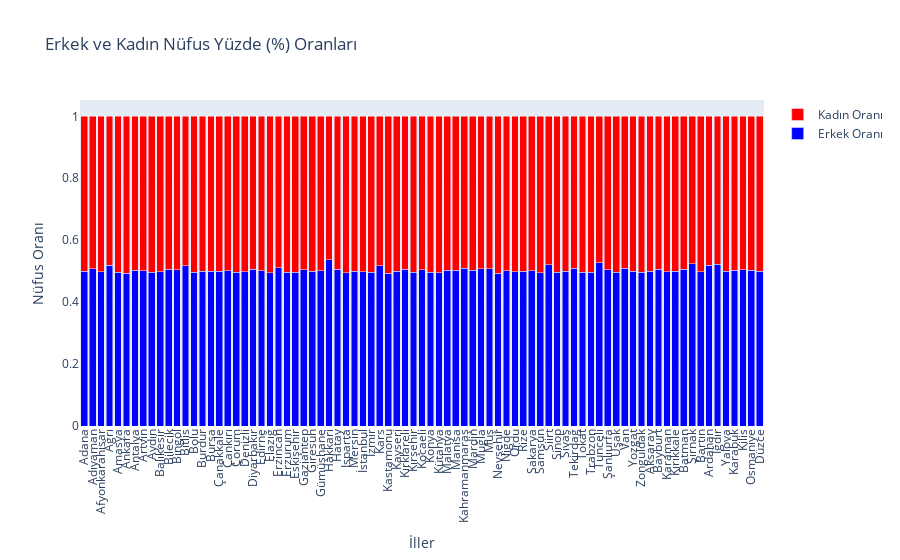

The notebook cell saved with this chart:
### Markdown cell above
#### Yığın Çubuk Grafiği

### Code cell
# Erkek nüfusun toplam nüfusa oranı hesaplanıyor
new_data2023['Erkek_oran'] = new_data2023['Erkek'] / new_data2023['Toplam']

# Kadın nüfusun toplam nüfusa oranı hesaplanıyor.
new_data2023['Kadın_oran'] = new_data2023['Kadın'] / new_data2023['Toplam']

# İl isimleri sütunu oluşturuluyor
il_isimleri = new_data2023['İl']

# Erkek nüfus oranları sütunu oluşturuluyor
erkek_oranlar = new_data2023['Erkek_oran']

# Kadın nüfus oranları sütunu oluşturuluyor
kadın_oranlar = new_data2023['Kadın_oran']

# Erkek nüfus oranlarının string formatına dönüştürülmesi
erkek_oranlar_str = ['{:.2%}'.format(oran) for oran in erkek_oranlar]

# Kadın nüfus oranlarının string formatına dönüştürülmesi
kadın_oranlar_str = ['{:.2%}'.format(oran) for oran in kadın_oranlar]

# Boş bir figür oluşturuluyor
fig = go.Figure()

# Erkek nüfus oranlarını içeren bar grafiği oluşturuluyor
fig.add_trace(go.Bar(
    x=il_isimleri,
    y=erkek_oranlar,
    name='Erkek Oranı',
    marker_color='blue',

    # Grafiğe fare geldiğinde gösterilecek bilgi formatı belirleniyor
    hovertemplate='<b>%{x}</b><br><extra>Erkek Oranı: %{y:.2%}</extra>'
))

# Kadın nüfus oranlarını içeren bar grafiği oluşturuluyor
fig.add_trace(go.Bar(
    x=il_isimleri,
    y=kadın_oranlar,
    name='Kadın Oranı',
    marker_color='red',

    # Grafiğe fare geldiğinde gösterilecek bilgi formatı belirleniyor
    hovertemplate='<b>%{x}</b><br><extra>Kadın Oranı: %{y:.2%}</extra>'
))

# Grafiğin düzeni güncelleniyor
fig.update_layout(

    # Başlık tanımlanıyor
    title='Erkek ve Kadın Nüfus Yüzde (%) Oranları',

    # X ekseni etiketlerinin açısı belirleniyor
    xaxis_tickangle=-90,
    xaxis=dict(

        # X ekseni etiketi tanımlanıyor
        title='İller',

        # İşaretlenen değerlerin lineer olarak oluşturulmasını sağlar
        tickmode='linear'
    ),
    yaxis=dict(

        # Y ekseni etiketi tanımlanıyor.
        title='Nüfus Oranı'
    ),

    # Bar modu belirleniyor. 'stack' grafiği yığılmış hale getirir.
    barmode='stack'
)

# Grafik gösterimi
fig.show()

### Figure 1 — Plotly figure (JSON) as saved in the notebook; plotly's stock layout.template omitted (floating-point values rounded to 4 significant figures)
{"data": [{"hovertemplate": "<b>%{x}</b><br><extra>Erkek Oranı: %{y:.2%}</extra>", "marker": {"color": "blue"}, "name": "Erkek Oranı", "type": "bar", "x": ["Adana", "Adıyaman", "Afyonkarahisar", "Ağrı", "Amasya", "Ankara", "Antalya", "Artvin", "Aydın", "Balıkesir", "Bilecik", "Bingöl", "Bitlis", "Bolu", "Burdur", "Bursa", "Çanakkale", "Çankırı", "Çorum", "Denizli", "Diyarbakır", "Edirne", "Elazığ", "Erzincan", "Erzurum", "Eskişehir", "Gaziantep", "Giresun", "Gümüşhane", "Hakkari", "Hatay", "Isparta", "Mersin", "İstanbul", "İzmir", "Kars", "Kastamonu", "Kayseri", "Kırklareli", "Kırşehir", "Kocaeli", "Konya", "Kütahya", "Malatya", "Manisa", "Kahramanmaraş", "Mardin", "Muğla", "Muş", "Nevşehir", "Niğde", "Ordu", "Rize", "Sakarya", "Samsun", "Siirt", "Sinop", "Sivas", "Tekirdağ", "Tokat", "Trabzon", "Tunceli", "Şanlıurfa", "Uşak", "Van", "Yozgat", "Zonguldak", "Aksaray", "Bayburt", "Karaman", "Kırıkkale", "Batman", "Şırnak", "Bartın", "Ardahan", "Iğdır", "Yalova", "Karabük", "Kilis", "Osmaniye", "Düzce"], "y": [0.5, 0.5071, 0.4987, 0.5195, 0.4957, 0.4929, 0.5034, 0.501, 0.496, 0.498, 0.5061, 0.5042, 0.5171, 0.4967, 0.499, 0.4996, 0.5002, 0.5014, 0.4958, 0.4973, 0.5055, 0.5017, 0.4944, 0.5105, 0.4968, 0.4966, 0.5045, 0.4997, 0.5021, 0.5362, 0.5065, 0.4947, 0.5002, 0.4986, 0.4959, 0.5174, 0.4937, 0.4998, 0.5058, 0.4966, 0.5047, 0.4967, 0.4943, 0.5031, 0.5023, 0.5087, 0.5021, 0.508, 0.5083, 0.4934, 0.5006, 0.4983, 0.4999, 0.5013, 0.4948, 0.5202, 0.4971, 0.4999, 0.5099, 0.4963, 0.4962, 0.5274, 0.5044, 0.4967, 0.5099, 0.4993, 0.497, 0.4994, 0.5067, 0.4985, 0.4992, 0.5058, 0.5242, 0.4974, 0.5197, 0.5231, 0.499, 0.5029, 0.5039, 0.5029, 0.4995]}, {"hovertemplate": "<b>%{x}</b><br><extra>Kadın Oranı: %{y:.2%}</extra>", "marker": {"color": "red"}, "name": "Kadın Oranı", "type": "bar", "x": ["Adana", "Adıyaman", "Afyonkarahisar", "Ağrı", "Amasya", "Ankara", "Antalya", "Artvin", "Aydın", "Balıkesir", "Bilecik", "Bingöl", "Bitlis", "Bolu", "Burdur", "Bursa", "Çanakkale", "Çankırı", "Çorum", "Denizli", "Diyarbakır", "Edirne", "Elazığ", "Erzincan", "Erzurum", "Eskişehir", "Gaziantep", "Giresun", "Gümüşhane", "Hakkari", "Hatay", "Isparta", "Mersin", "İstanbul", "İzmir", "Kars", "Kastamonu", "Kayseri", "Kırklareli", "Kırşehir", "Kocaeli", "Konya", "Kütahya", "Malatya", "Manisa", "Kahramanmaraş", "Mardin", "Muğla", "Muş", "Nevşehir", "Niğde", "Ordu", "Rize", "Sakarya", "Samsun", "Siirt", "Sinop", "Sivas", "Tekirdağ", "Tokat", "Trabzon", "Tunceli", "Şanlıurfa", "Uşak", "Van", "Yozgat", "Zonguldak", "Aksaray", "Bayburt", "Karaman", "Kırıkkale", "Batman", "Şırnak", "Bartın", "Ardahan", "Iğdır", "Yalova", "Karabük", "Kilis", "Osmaniye", "Düzce"], "y": [0.5, 0.4929, 0.5013, 0.4805, 0.5043, 0.5071, 0.4966, 0.499, 0.504, 0.502, 0.4939, 0.4958, 0.4829, 0.5033, 0.501, 0.5004, 0.4998, 0.4986, 0.5042, 0.5027, 0.4945, 0.4983, 0.5056, 0.4895, 0.5032, 0.5034, 0.4955, 0.5003, 0.4979, 0.4638, 0.4935, 0.5053, 0.4998, 0.5014, 0.5041, 0.4826, 0.5063, 0.5002, 0.4942, 0.5034, 0.4953, 0.5033, 0.5057, 0.4969, 0.4977, 0.4913, 0.4979, 0.492, 0.4917, 0.5066, 0.4994, 0.5017, 0.5001, 0.4987, 0.5052, 0.4798, 0.5029, 0.5001, 0.4901, 0.5037, 0.5038, 0.4726, 0.4956, 0.5033, 0.4901, 0.5007, 0.503, 0.5006, 0.4933, 0.5015, 0.5008, 0.4942, 0.4758, 0.5026, 0.4803, 0.4769, 0.501, 0.4971, 0.4961, 0.4971, 0.5005]}], "layout": {"barmode": "stack", "title": {"text": "Erkek ve Kadın Nüfus Yüzde (%) Oranları"}, "xaxis": {"tickangle": -90, "tickmode": "linear", "title": {"text": "İller"}}, "yaxis": {"title": {"text": "Nüfus Oranı"}}}}
